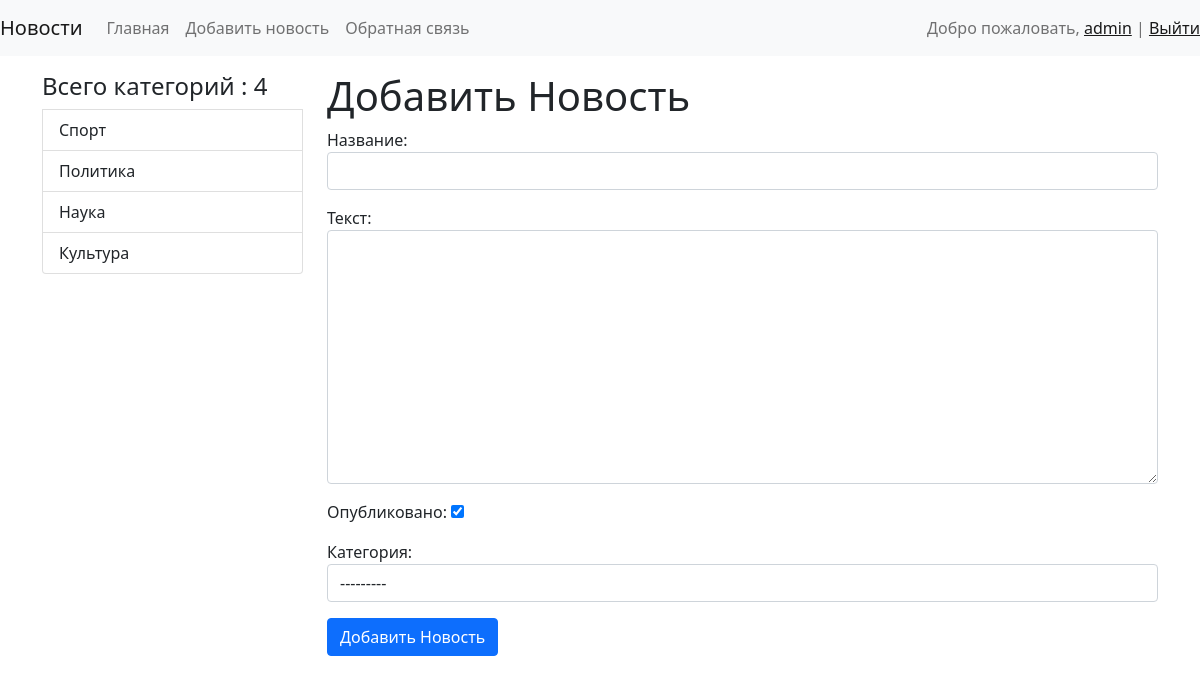
The app's page /news/add-news/ (signed in) with its own data.
### news/models.py (models this page shows)
class Category(models.Model):
    title = models.CharField(max_length=150, db_index=True)
    def get_absolute_url(self):
        return reverse("getCategory", kwargs={"category_id": self.pk})
    def __str__(self):
        return self.title
    class Meta:
        verbose_name = "Category"
        verbose_name_plural = "Categories"
        ordering = ["-title"]

### news/views.py (the view)
# urls.py: path("news/add-news/", views.addNews, name="addNews"),
@login_required
def addNews(request):
    if request.method == "POST":
        form = NewsForm(request.POST)
        if form.is_valid():
            news = form.save()
            return redirect(news)
    else:
        form = NewsForm()
        return render(request, "news/addNews.html", {"form": form})

### news/forms.py (shortened to what this page needs)
class NewsForm(forms.ModelForm):
    class Meta:
        model = News
        fields = ["title", "content", "is_published", "category"]
        widgets = {
            "title": forms.TextInput(attrs={"class": "form-control"}),
            "content": forms.Textarea(attrs={"class": "form-control"}),
            "category": forms.Select(attrs={"class": "form-control"}),
        }

### news/templatetags/news_tags.py (called while the page is built)
@register.simple_tag()
def get_categories():
    return Category.objects.all()

@register.inclusion_tag('news/list_categories.html')
def show_categories():
    categories = Category.objects.all()
    return {"categories": categories}

### news/templates/news/addNews.html (shortened to what this page needs)
{% extends 'base.html' %}
{% block sidebar %}
{% include 'partials/_sidebar.html' %}
{% endblock %}
{% block content %}
<h1>Добавить Новость</h1>
<form action="{% url 'addNews' %}" method="POST">
    {{form.as_p}}
    <button type="submit" class="btn btn-primary btn-block mb-3">Добавить Новость</button>
</form>
{% endblock %}

### templates/partials/_navbar.html (shortened to what this page needs)
<nav class="navbar navbar-expand-lg navbar-light bg-light">
    <a class="navbar-brand" href="{% url 'index' %}">Новости</a>
    <div class="collapse navbar-collapse" id="navbarSupportedContent">
        <ul class="navbar-nav mr-auto">
            <li class="nav-item active">
                <a class="nav-link" href="{% url 'index' %}">Главная</a>
            </li>
            <li class="nav-item active">
                {% if request.user.is_superuser %}
                <a class="nav-link" href="{% url 'addNews' %}">Добавить новость</a>
                {% endif %}
            </li>
            <li class="nav-item active">
                {% if request.user.is_authenticated %}
                <a class="nav-link" href="{% url 'sendMail' %}">Обратная связь</a>
                {% endif %}
            </li>
        </ul>
    </div>
    <span class="navbar-text">
        {% if request.user.is_authenticated %}
        Добро пожаловать, <a href="/">{{request.user}}</a>
        <span>|</span>
        <a href="{% url 'logout' %}">Выйти</a>
        {% else %}
        <a href="{% url 'register' %}">Регистрация</a>
        <span>|</span>
        <a href="{% url 'user_login' %}">Авторизация</a>
        {% endif %}
    </span>
</nav>

### templates/partials/_sidebar.html
{% load news_tags %}
{% get_categories as categories %}
<ul class="list-group">
    <h4>Всего категорий : {{categories.count}}</h4>
    {% for category in categories %}
    <a href="{{ category.get_absolute_url }}" class="list-group-item">{{category}}</a>
    {% endfor %}
</ul>

### records on screen
Category: title "Спорт"
Category: title "Политика"
Category: title "Наука"
Category: title "Культура"

### other values on screen
{{ request.user }} "admin"
{{ categories.count }} "4"
